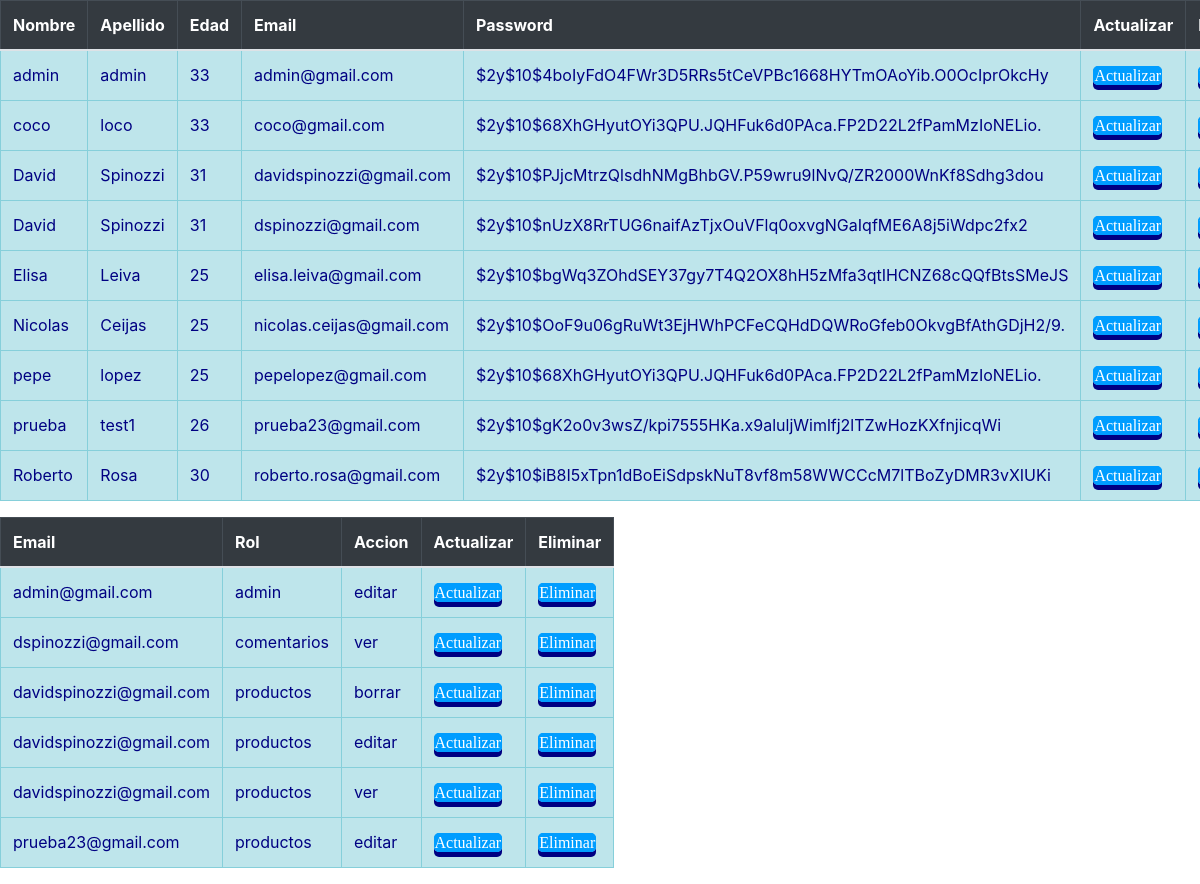
Page /Login/crud_usuarios/mostrar.php on the committed database.
### tables this page shows
CREATE TABLE `usuarios` (
  `email` varchar(100) NOT NULL,
  `password` varchar(1000) NOT NULL,
  `nombre` varchar(100) NOT NULL,
  `apellido` varchar(100) NOT NULL,
  `edad` int(3) NOT NULL
);

CREATE TABLE `roles` (
  `email` varchar(100) NOT NULL,
  `tipo_rol` varchar(20) NOT NULL,
  `accion` varchar(20) NOT NULL
);

### Login/crud_usuarios/crud_usuario.php (called while the page is built, shortened)
<?php
	class CrudUsuario{
		public function mostrar(){
			$db=DB::conectar();
			$listarUsuarios=[];
			$select=$db->query('SELECT * FROM usuarios');
			foreach ($select->fetchAll() as $usuario) {
				$myUsuario = new Usuario();
				$myUsuario->setEmail($usuario['email']);
				$myUsuario->setPassword($usuario['password']);
				$myUsuario->setNombre($usuario['nombre']);
				$myUsuario->setApellido($usuario['apellido']);
				$myUsuario->setEdad($usuario['edad']);
				$listarUsuarios[]=$myUsuario;
			}
			return $listarUsuarios;
		}
	}
?>

### Login/crud_usuarios/usuario.php (called while the page is built, shortened)
<?php
class Usuario{
    private $nombre   ;
    private $apellido ;
    private $edad     ;
    private $email    ;
    private $password  ;
    public function getNombre   (){
        return $this->nombre;}
    public function setNombre   ($nombre){
         $this->nombre=$nombre;}
    public function getApellido (){ return $this->apellido;}
    public function setApellido ($apellido){ $this->apellido=$apellido;}
    public function getEdad     (){ return $this->edad;}
    public function setEdad     ($edad){ $this->edad=$edad;}
    public function getEmail    (){ return $this->email;}
    public function setEmail    ($email){  $this->email=$email;}
    public function getPassword     (){ return $this->password;}
    public function setPassword     ($password){  $this->password=$password;}
}
?>

### Login/crud_usuarios/crud_permisos.php (called while the page is built, shortened)
<?php
class CrudPermiso{
    public function mostrar(){
        $db=DB::conectar();
        $listarPermisos=[];
        $select=$db->query('SELECT * FROM roles');
        foreach ($select->fetchAll() as $permiso) {
            $myPermiso = new Permiso();
            $myPermiso->setEmail($permiso['email']);
            $myPermiso->setTipo_rol($permiso['tipo_rol']);
            $myPermiso->setAccion($permiso['accion']);
            $listarPermisos[]=$myPermiso;
        }
        return $listarPermisos;
    }
}
?>

### Login/crud_usuarios/permiso.php (called while the page is built, shortened)
<?php
class Permiso{
    private $email    ;
    private $tipo_rol;
    private $accion   ;
    public function getEmail    (){ return $this->email;}
    public function setEmail    ($email){  $this->email=$email;}
    public function getTipo_rol() { return $this->tipo_rol;}
    public function setTipo_rol($tipo_rol){$this->tipo_rol=$tipo_rol;}
    public function getAccion(){ return $this->accion;}
    public function setAccion($accion){  $this->accion=$accion;}
}
?>

### Login/crud_usuarios/mostrar.php (the view, shortened to what this page needs)
<!DOCTYPE html>
<html lang="en">
<head>
	<link rel="stylesheet" href="../../css/bootstrap.min.css">
        <link rel="stylesheet" href="style1.css ">
</head>
<body>
<?php
require_once ('crud_usuario.php');
require_once ('usuario.php');
require_once ('crud_permisos.php');
require_once ('permiso.php');
$crud=new CrudUsuario();
$crud1= new CrudPermiso();
$listarUsuarios=$crud->mostrar();
$listarPermisos=$crud1->mostrar();
?>
<div class="table-responsive ">
<table class="table table-bordered tablamostrar1 ">
		<thead class="table-dark">
			<th>Nombre</th>
            <th>Apellido</th>
            <th>Edad</th>
            <th>Email</th>
            <th>Password</th>
			<th>Actualizar</th>
			<th>Eliminar</th>
		</thead>
		<tbody>
			<?php foreach ($listarUsuarios as $usuario) {?>
			<tr class="table-info">
                <td><?php echo $usuario->getNombre() ?></td>
                <td><?php echo $usuario->getApellido() ?></td>
                <td><?php echo $usuario->getEdad() ?></td>
                <td><?php echo $usuario->getEmail() ?></td>
                <td><?php echo $usuario->getPassword() ?></td>
				<td><a href="actualizar.php?email=<?php echo $usuario->getEmail()?>&accion=a">Actualizar</a> </td>
				<td><a href="administrar_usuario.php?email=<?php echo $usuario->getEmail()?>&accion=e">Eliminar</a>   </td>
			</tr>
			<?php }?>
		</tbody>
	</table>
</div>
<div class="table-responsive ">
    <table class="table table-bordered tablamostrar1 ">
		<thead class="table-dark">
			<th>Email</th>
            <th>Rol</th>
            <th>Accion</th>
			<th>Actualizar</th>
			<th>Eliminar</th>
		</thead>
		<tbody>
			<?php foreach ($listarPermisos as $permiso) {?>
			<tr class="table-info">
                <td><?php echo $permiso->getEmail() ?></td>
                <td><?php echo $permiso->getTipo_rol() ?></td>
                <td><?php echo $permiso->getAccion() ?></td>
				<td><a href="actualizarpermisos.php?email=<?php echo $permiso->getEmail()?>&accion=a">Actualizar</a> </td>
				<td><a href="administrar_permisos.php?email=<?php echo $permiso->getEmail()?>&accion=e">Eliminar</a>   </td>
			</tr>
			<?php }?>
		</tbody>
	</table>
</div>
</body>
</html>

### Login/crud_usuarios/style1.css (style rules this page uses)
.tablamostrar1 { width: 30px; height: auto; color: #000082; }
.tablamostrar1 td a { position: absolute; }
.tablamostrar1 td a { font-family: OpenSans; color: #FFFFFF; background-color: #009dff; border: 1px solid #009dff; border-radius: 5px; box-shadow: 0px 5px 0px #000082; position: relative; top: 0px; transition: all ease 0.1s; }

### rows in the picture
usuarios: nombre "admin", apellido "admin", edad "33", email "admin@gmail.com", password "$2y$10$4boIyFdO4FWr3D5RRs5tCeVPBc1668HYTmOAoYib.O0OcIprOkcHy"
usuarios: nombre "coco", apellido "loco", edad "33", email "coco@gmail.com", password "$2y$10$68XhGHyutOYi3QPU.JQHFuk6d0PAca.FP2D22L2fPamMzIoNELio."
usuarios: nombre "David", apellido "Spinozzi", edad "31", email "davidspinozzi@gmail.com", password "$2y$10$PJjcMtrzQlsdhNMgBhbGV.P59wru9lNvQ/ZR2000WnKf8Sdhg3dou"
usuarios: nombre "David", apellido "Spinozzi", edad "31", email "dspinozzi@gmail.com", password "$2y$10$nUzX8RrTUG6naifAzTjxOuVFlq0oxvgNGaIqfME6A8j5iWdpc2fx2"
usuarios: nombre "Elisa", apellido "Leiva", edad "25", email "elisa.leiva@gmail.com", password "$2y$10$bgWq3ZOhdSEY37gy7T4Q2OX8hH5zMfa3qtIHCNZ68cQQfBtsSMeJS"
usuarios: nombre "Nicolas", apellido "Ceijas", edad "25", email "nicolas.ceijas@gmail.com", password "$2y$10$OoF9u06gRuWt3EjHWhPCFeCQHdDQWRoGfeb0OkvgBfAthGDjH2/9."
usuarios: nombre "pepe", apellido "lopez", edad "25", email "pepelopez@gmail.com", password "$2y$10$68XhGHyutOYi3QPU.JQHFuk6d0PAca.FP2D22L2fPamMzIoNELio."
usuarios: nombre "prueba", apellido "test1", edad "26", email "prueba23@gmail.com", password "$2y$10$gK2o0v3wsZ/kpi7555HKa.x9aluljWimlfj2lTZwHozKXfnjicqWi"
usuarios: nombre "Roberto", apellido "Rosa", edad "30", email "roberto.rosa@gmail.com", password "$2y$10$iB8I5xTpn1dBoEiSdpskNuT8vf8m58WWCCcM7lTBoZyDMR3vXIUKi"
roles: email "admin@gmail.com", tipo_rol "admin", accion "editar"
roles: email "dspinozzi@gmail.com", tipo_rol "comentarios", accion "ver"
roles: email "davidspinozzi@gmail.com", tipo_rol "productos", accion "borrar"
roles: email "davidspinozzi@gmail.com", tipo_rol "productos", accion "editar"
roles: email "davidspinozzi@gmail.com", tipo_rol "productos", accion "ver"
roles: email "prueba23@gmail.com", tipo_rol "productos", accion "editar"
